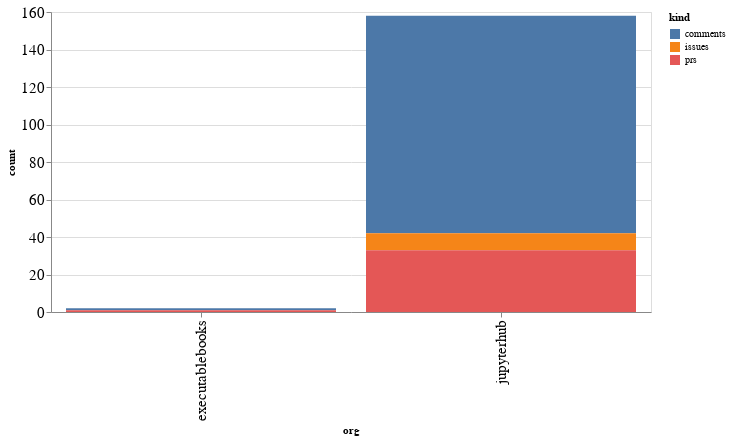

Notebook code for this chart:
### Code cell
alt.Chart(org_summaries, width=600).mark_bar().encode(
    x='org',
    y='count',
    color='kind',
    tooltip="org"
)

### Figure 1 — Vega-Lite specification as saved in the notebook (floating-point values rounded to 4 significant figures)
{"config": {"axisLeft": {"labelFontSize": 15}, "axisBottom": {"labelFontSize": 15}}, "data": {"name": "data-72a0d8c8c61b98ae681ec270b44d6dd2"}, "mark": "bar", "encoding": {"color": {"type": "nominal", "field": "kind"}, "tooltip": {"type": "nominal", "field": "org"}, "x": {"type": "nominal", "field": "org"}, "y": {"type": "quantitative", "field": "count"}}, "width": 600, "$schema": "https://vega.github.io/schema/vega-lite/v4.8.1.json", "datasets": {"data-72a0d8c8c61b98ae681ec270b44d6dd2": [{"org": "executablebooks", "kind": "comments", "count": 1}, {"org": "executablebooks", "kind": "prs", "count": 1}, {"org": "jupyterhub", "kind": "comments", "count": 116}, {"org": "jupyterhub", "kind": "issues", "count": 9}, {"org": "jupyterhub", "kind": "prs", "count": 33}]}}
